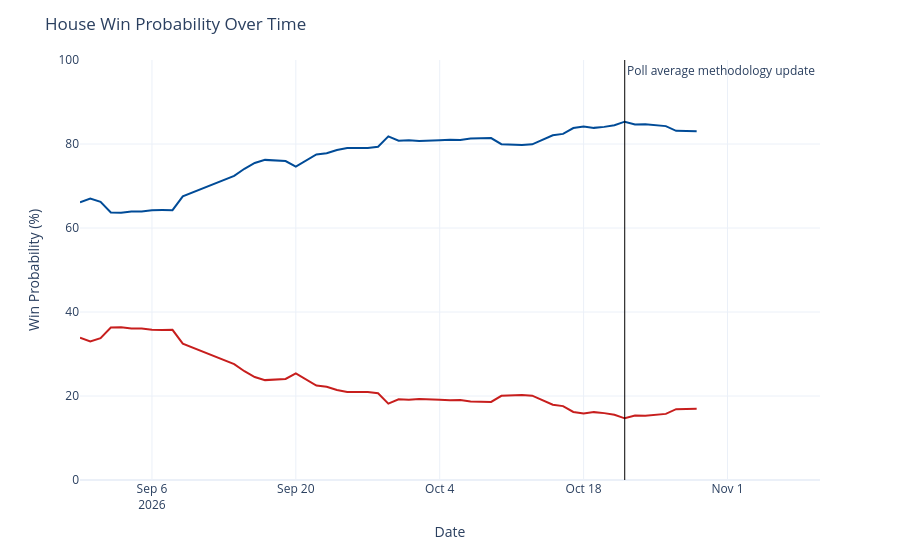

Here is the notebook cell this chart was saved with:
### Code cell
chance_over_time = output_ts[(output_ts['geo'] == 'US House') &
                             (output_ts['type'] == 'chance')]
chance_over_time['rep_chance'] = chance_over_time['y'].map(lambda x: 100 - x)
chance_over_time = chance_over_time.rename({'y': 'Democrats', 'rep_chance': 'Republicans'}, axis=1)
chance_time_ser = px.line(chance_over_time, x='date', y=['Democrats', 'Republicans'], template='plotly_white',
                         color_discrete_map={'Democrats': '#004b97', 'Republicans': '#c71e1d'},)
chance_time_ser.update_traces(hovertemplate="%{y:.1f}%")
chance_time_ser.update_layout(
    xaxis=dict(range=[pd.to_datetime('2026-08-30'), pd.to_datetime('2026-11-10')]),
    yaxis=dict(range=[0, 100]),
    xaxis_title='Date',
    yaxis_title='Win Probability (%)',
    title=dict(text="House Win Probability Over Time"),
    hovermode="x",
    showlegend=False
)
chance_time_ser.add_vline(x=pd.to_datetime('2026-10-22').timestamp() * 1000, line_width=1, line_color='black',
                          annotation_text='Poll average methodology update', annotation_position='top right')
chance_time_ser

### Figure 1 — Plotly figure (JSON) as saved in the notebook; plotly's stock layout.template omitted (floating-point values rounded to 4 significant figures)
{"data": [{"hovertemplate": "%{y:.1f}%", "legendgroup": "Democrats", "line": {"color": "#004b97", "dash": "solid"}, "marker": {"symbol": "circle"}, "mode": "lines", "name": "Democrats", "orientation": "v", "showlegend": true, "type": "scatter", "x": ["2026-08-30", "2026-08-31", "2026-09-01", "2026-09-02", "2026-09-03", "2026-09-04", "2026-09-05", "2026-09-06", "2026-09-07", "2026-09-08", "2026-09-09", "2026-09-14", "2026-09-15", "2026-09-16", "2026-09-17", "2026-09-18", "2026-09-19", "2026-09-20", "2026-09-21", "2026-09-22", "2026-09-23", "2026-09-24", "2026-09-25", "2026-09-26", "2026-09-27", "2026-09-28", "2026-09-29", "2026-09-30", "2026-10-01", "2026-10-02", "2026-10-03", "2026-10-04", "2026-10-05", "2026-10-06", "2026-10-07", "2026-10-08", "2026-10-09", "2026-10-10", "2026-10-11", "2026-10-12", "2026-10-13", "2026-10-15", "2026-10-16", "2026-10-17", "2026-10-18", "2026-10-19", "2026-10-20", "2026-10-21", "2026-10-22", "2026-10-23", "2026-10-24", "2026-10-25", "2026-10-26", "2026-10-27", "2026-10-29"], "xaxis": "x", "y": [66.12, 67.02, 66.25, 63.69, 63.65, 63.91, 63.91, 64.23, 64.27, 64.25, 67.54, 72.39, 74.1, 75.49, 76.22, 76.08, 75.94, 74.59, 76.12, 77.51, 77.78, 78.58, 79.05, 79.05, 79.05, 79.34, 81.82, 80.78, 80.9, 80.69, 80.7, 80.88, 81.01, 80.94, 81.32, 81.39, 81.42, 79.94, 79.78, 79.75, 79.92, 82.09, 82.41, 83.8, 84.17, 83.84, 84.08, 84.45, 85.31, 84.64, 84.7, 84.4, 84.26, 83.14, 83.05], "yaxis": "y"}, {"hovertemplate": "%{y:.1f}%", "legendgroup": "Republicans", "line": {"color": "#c71e1d", "dash": "solid"}, "marker": {"symbol": "circle"}, "mode": "lines", "name": "Republicans", "orientation": "v", "showlegend": true, "type": "scatter", "x": ["2026-08-30", "2026-08-31", "2026-09-01", "2026-09-02", "2026-09-03", "2026-09-04", "2026-09-05", "2026-09-06", "2026-09-07", "2026-09-08", "2026-09-09", "2026-09-14", "2026-09-15", "2026-09-16", "2026-09-17", "2026-09-18", "2026-09-19", "2026-09-20", "2026-09-21", "2026-09-22", "2026-09-23", "2026-09-24", "2026-09-25", "2026-09-26", "2026-09-27", "2026-09-28", "2026-09-29", "2026-09-30", "2026-10-01", "2026-10-02", "2026-10-03", "2026-10-04", "2026-10-05", "2026-10-06", "2026-10-07", "2026-10-08", "2026-10-09", "2026-10-10", "2026-10-11", "2026-10-12", "2026-10-13", "2026-10-15", "2026-10-16", "2026-10-17", "2026-10-18", "2026-10-19", "2026-10-20", "2026-10-21", "2026-10-22", "2026-10-23", "2026-10-24", "2026-10-25", "2026-10-26", "2026-10-27", "2026-10-29"], "xaxis": "x", "y": [33.88, 32.98, 33.75, 36.31, 36.35, 36.09, 36.09, 35.77, 35.73, 35.75, 32.46, 27.61, 25.9, 24.51, 23.78, 23.92, 24.06, 25.41, 23.88, 22.49, 22.22, 21.42, 20.95, 20.95, 20.95, 20.66, 18.18, 19.22, 19.1, 19.31, 19.3, 19.12, 18.99, 19.06, 18.68, 18.61, 18.58, 20.06, 20.22, 20.25, 20.08, 17.91, 17.59, 16.2, 15.83, 16.16, 15.92, 15.55, 14.69, 15.36, 15.3, 15.6, 15.74, 16.86, 16.95], "yaxis": "y"}], "layout": {"annotations": [{"showarrow": false, "text": "Poll average methodology update", "x": 1792627200000, "xanchor": "left", "xref": "x", "y": 1, "yanchor": "top", "yref": "y domain"}], "hovermode": "x", "legend": {"title": {"text": "variable"}, "tracegroupgap": 0}, "margin": {"t": 60}, "shapes": [{"line": {"color": "black", "width": 1}, "type": "line", "x0": 1792627200000, "x1": 1792627200000, "xref": "x", "y0": 0, "y1": 1, "yref": "y domain"}], "showlegend": false, "title": {"text": "House Win Probability Over Time"}, "xaxis": {"anchor": "y", "domain": [0, 1], "range": ["2026-08-30T00:00:00", "2026-11-10T00:00:00"], "title": {"text": "Date"}}, "yaxis": {"anchor": "x", "domain": [0, 1], "range": [0, 100], "title": {"text": "Win Probability (%)"}}}}
